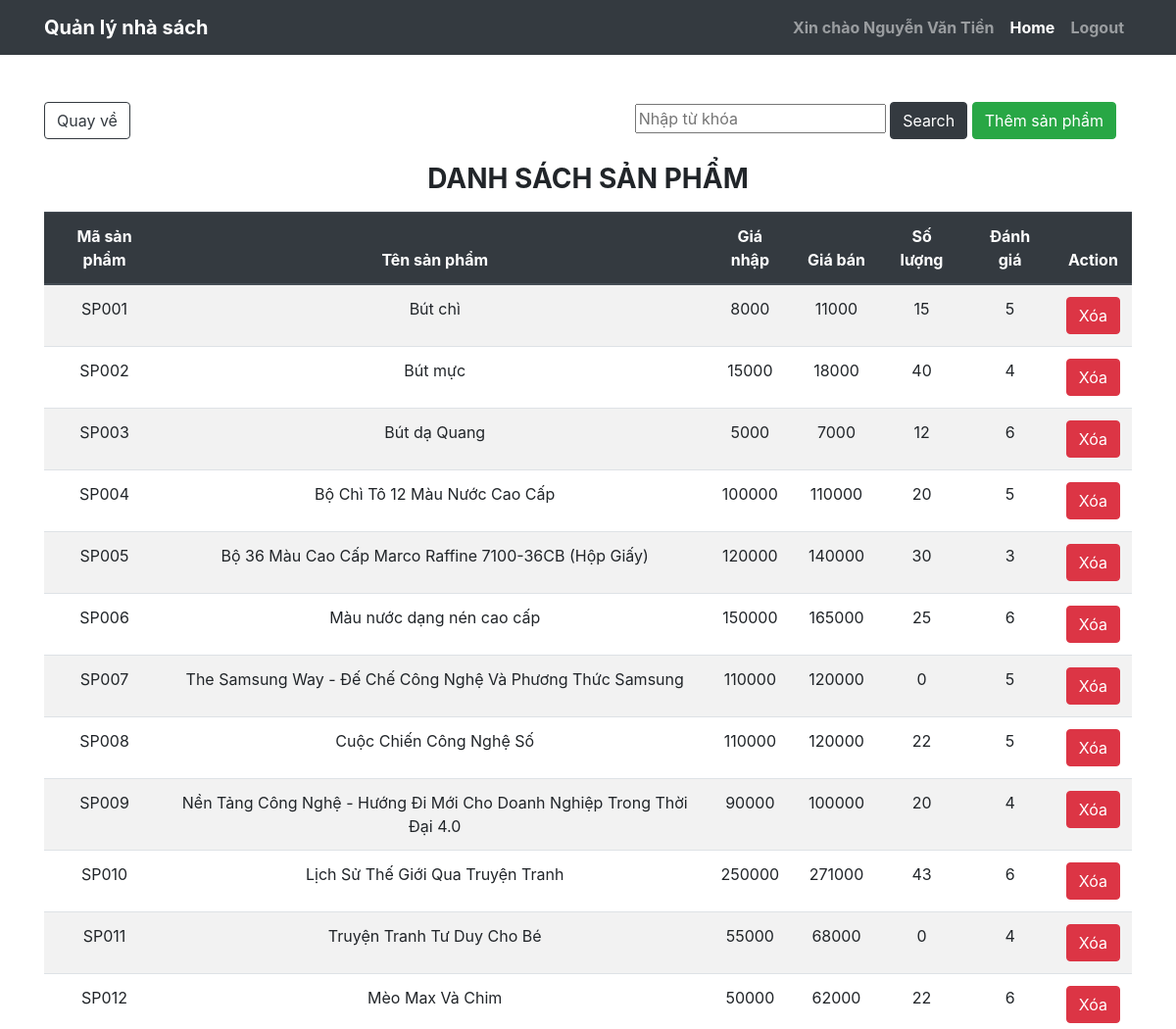
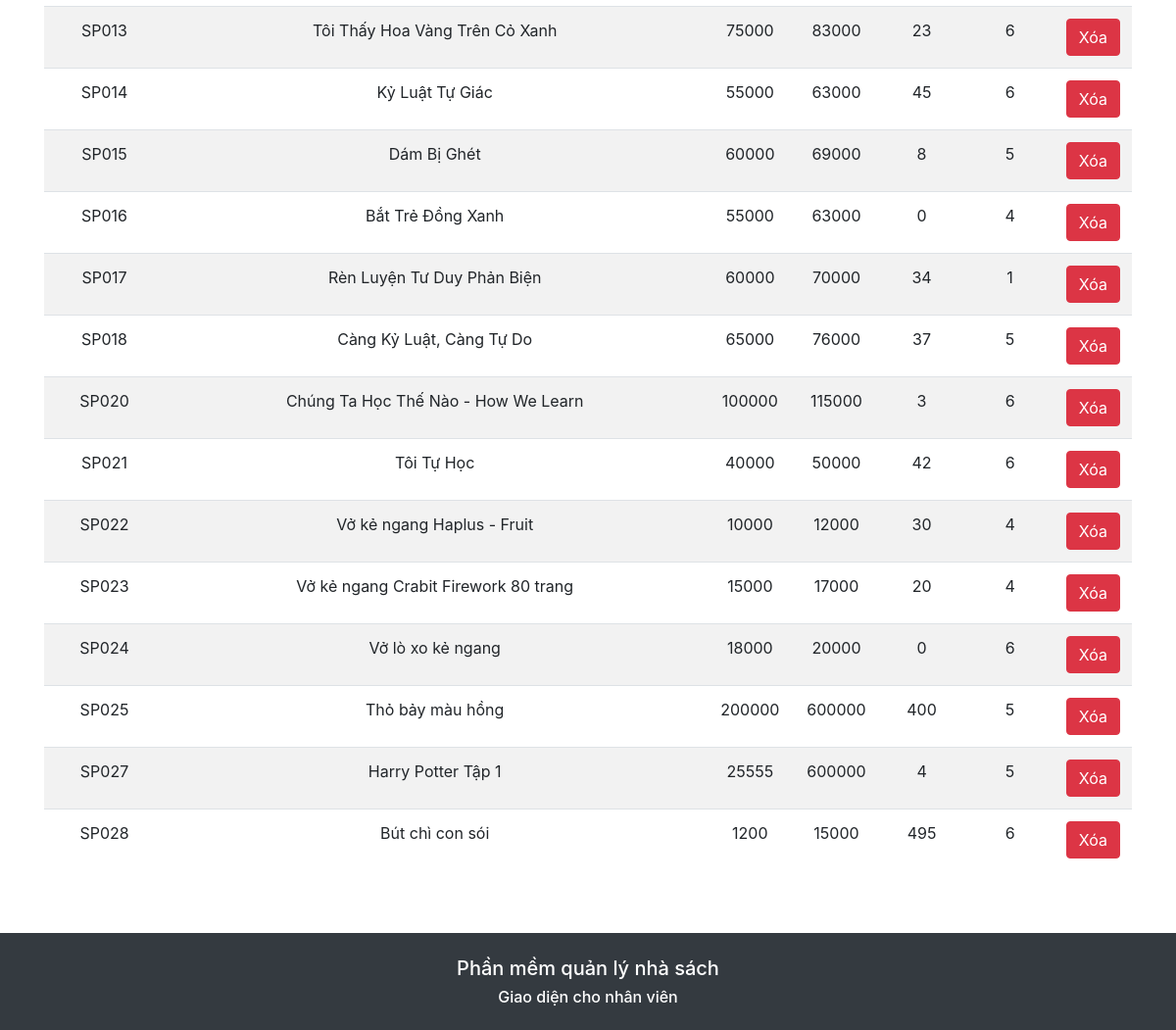
The app's page /?controller=sanpham&action=index (signed in) with its own data (2 pictures, top to bottom).
### tables this page shows
CREATE TABLE `sanpham` (
  `MaSP` char(5) NOT NULL,
  `TenSP` varchar(200) NOT NULL,
  `MoTa` varchar(2000) NOT NULL,
  `GiaNhap` int(10) NOT NULL,
  `GiaBan` int(10) NOT NULL,
  `SoLuongCon` int(5) NOT NULL,
  `HinhMinhHoa` varchar(1000) NOT NULL,
  `Loai` varchar(20) NOT NULL,
  `DanhGia` varchar(2000) NOT NULL DEFAULT '6'
);

### controllers/nhanvienquanly/base_controller.php (called while the page is built, shortened)
<?php
    function render($view, $data = array()) {
        extract($data);
        require_once('views/nhanvienquanly/' .$GLOBALS['name'] . '/' . $view . '.php');
        require_once('views/layout/template.php');
    }
?>

### controllers/nhanvienquanly/sanpham_controller.php (called while the page is built, shortened)
<?php
    require_once('base_controller.php');
    require_once('models/SanPham.php');
    $action();
    function index() {
        $sanpham = getAll_db();
        if ($sanpham['code'] == 30){
            $data = array('sanpham' => $sanpham['data']);
        }else{
            $data = array();
        }
        render('index', $data);
    }
?>

### route.php (called while the page is built, shortened)
<?php
    include_once("controllers/" . $controller. "_controller.php");
?>

### index.php (called while the page is built, shortened)
<?php
    require_once('route.php');
?>

### models/SanPham.php (called while the page is built, shortened)
<?php
    function success_response($data,$message){
        $res = array();
        $res['code']= 30;
        $res['message'] = $message;
        $res['data'] = $data;
        return $res;
    }
    function getAll_db() {
        $sql = 'select * from sanpham';
        $conn = get_connection();
        $result = $conn->query($sql);
        $products = array();
        while ($row = $result->fetch_assoc()){
            $products[] = $row;
        }
        return success_response($products,"Lấy sản phẩm thành công.");
    }
?>

### views/nhanvienquanly/sanpham/index.php (the view, shortened to what this page needs)
<div  class = "container pb-5">
	<div class="mx-auto mt-5">
		<div class="mb-3">
			<a href="?controller=home&action=index" class="btn btn-outline-dark">Quay về</a>
			<form class="float-right mr-3 pb-3" action="?controller=sanpham&action=search" method="post">
			<input type="text" name="search" placeholder="Nhập từ khóa">
			<button class="btn btn-dark">Search</button>
			<a class="btn btn-success" href="?controller=sanpham&action=create">Thêm sản phẩm</a>
   		</form>
		</div>
		<h3 class="text-center p-2"><strong>DANH SÁCH SẢN PHẨM</strong></h3>
		<table class="table table-striped text-center">
			<thead class="thead-dark ">
			<tr>
				<th>Mã sản phẩm</th>
				<th>Tên sản phẩm</th>
				<th>Giá nhập</th>
				<th>Giá bán</th>
				<th>Số lượng</th>
				<th>Đánh giá</th>
				<th>Action</th>
			</tr>
			</thead>
			<tbody>
				<?php
					if(!empty($data)){
						foreach ($data['sanpham'] as $products){
							$maSP = $products['MaSP'];
							$tenSP = $products['TenSP'];
							$giaNhap = $products['GiaNhap'];
							$giaBan = $products['GiaBan'];
							$soLuong = $products['SoLuongCon'];
							$danhgia = $products['DanhGia'];
							?>
								<tr role="button" class="sp_ds">
									<td class="sp_chitiet" id=<?=$maSP?>><?=$maSP?></td>
									<td class="sp_chitiet" id=<?=$maSP?>><?=$tenSP?></td>
									<td class="sp_chitiet" id=<?=$maSP?>><?=$giaNhap?></td>
									<td class="sp_chitiet" id=<?=$maSP?>><?=$giaBan?></td>
									<td class="sp_chitiet" id=<?=$maSP?>><?=$soLuong?></td>
									<td class="sp_chitiet" id=<?=$maSP?>><?=$danhgia?></td>
									<td>
										<a onclick="xoaSanPham('<?=$maSP?>', '<?=$tenSP?>', '<?=$products['Loai']?>')" class="btn btn-danger" data-toggle="modal" data-target="#xacnhan-xoa">Xóa</a>
									</td>
								</tr>
							<?php
						}
					}
				?>
			</tbody>
		</table>
	</div>
</div>

### style.css (style rules this page uses)
body { min-height: 100vh; display: grid; grid-template-rows: auto 1fr auto; }

### records on screen
sanpham: MaSP "SP001", TenSP "Bút chì", GiaNhap "8000", GiaBan "11000", SoLuongCon "15", DanhGia "5"
sanpham: MaSP "SP002", TenSP "Bút mực", GiaNhap "15000", GiaBan "18000", SoLuongCon "40", DanhGia "4"
sanpham: MaSP "SP003", TenSP "Bút dạ Quang", GiaNhap "5000", GiaBan "7000", SoLuongCon "12", DanhGia "6"
sanpham: MaSP "SP004", TenSP "Bộ Chì Tô 12 Màu Nước Cao Cấp", GiaNhap "100000", GiaBan "110000", SoLuongCon "20", DanhGia "5"
sanpham: MaSP "SP005", TenSP "Bộ 36 Màu Cao Cấp Marco Raffine 7100-36CB (Hộp Giấy)", GiaNhap "120000", GiaBan "140000", SoLuongCon "30", DanhGia "3"
sanpham: MaSP "SP006", TenSP "Màu nước dạng nén cao cấp", GiaNhap "150000", GiaBan "165000", SoLuongCon "25", DanhGia "6"
sanpham: MaSP "SP007", TenSP "The Samsung Way - Đế Chế Công Nghệ Và Phương Thức Samsung", GiaNhap "110000", GiaBan "120000", SoLuongCon "0", DanhGia "5"
sanpham: MaSP "SP008", TenSP "Cuộc Chiến Công Nghệ Số", GiaNhap "110000", GiaBan "120000", SoLuongCon "22", DanhGia "5"
sanpham: MaSP "SP009", TenSP "Nền Tảng Công Nghệ - Hướng Đi Mới Cho Doanh Nghiệp Trong Thời Đại 4.0", GiaNhap "90000", GiaBan "100000", SoLuongCon "20", DanhGia "4"
sanpham: MaSP "SP010", TenSP "Lịch Sử Thế Giới Qua Truyện Tranh", GiaNhap "250000", GiaBan "271000", SoLuongCon "43", DanhGia "6"
sanpham: MaSP "SP011", TenSP "Truyện Tranh Tư Duy Cho Bé", GiaNhap "55000", GiaBan "68000", SoLuongCon "0", DanhGia "4"
sanpham: MaSP "SP012", TenSP "Mèo Max Và Chim", GiaNhap "50000", GiaBan "62000", SoLuongCon "22", DanhGia "6"
sanpham: MaSP "SP013", TenSP "Tôi Thấy Hoa Vàng Trên Cỏ Xanh", GiaNhap "75000", GiaBan "83000", SoLuongCon "23", DanhGia "6"
sanpham: MaSP "SP014", TenSP "Kỷ Luật Tự Giác", GiaNhap "55000", GiaBan "63000", SoLuongCon "45", DanhGia "6"
sanpham: MaSP "SP015", TenSP "Dám Bị Ghét", GiaNhap "60000", GiaBan "69000", SoLuongCon "8", DanhGia "5"
sanpham: MaSP "SP016", TenSP "Bắt Trẻ Đồng Xanh", GiaNhap "55000", GiaBan "63000", SoLuongCon "0", DanhGia "4"
sanpham: MaSP "SP017", TenSP "Rèn Luyện Tư Duy Phản Biện", GiaNhap "60000", GiaBan "70000", SoLuongCon "34", DanhGia "1"
sanpham: MaSP "SP018", TenSP "Càng Kỷ Luật, Càng Tự Do", GiaNhap "65000", GiaBan "76000", SoLuongCon "37", DanhGia "5"
sanpham: MaSP "SP020", TenSP "Chúng Ta Học Thế Nào - How We Learn", GiaNhap "100000", GiaBan "115000", SoLuongCon "3", DanhGia "6"
sanpham: MaSP "SP021", TenSP "Tôi Tự Học", GiaNhap "40000", GiaBan "50000", SoLuongCon "42", DanhGia "6"
sanpham: MaSP "SP022", TenSP "Vở kẻ ngang Haplus - Fruit", GiaNhap "10000", GiaBan "12000", SoLuongCon "30", DanhGia "4"
sanpham: MaSP "SP023", TenSP "Vở kẻ ngang Crabit Firework 80 trang", GiaNhap "15000", GiaBan "17000", SoLuongCon "20", DanhGia "4"
sanpham: MaSP "SP024", TenSP "Vở lò xo kẻ ngang", GiaNhap "18000", GiaBan "20000", SoLuongCon "0", DanhGia "6"
sanpham: MaSP "SP025", TenSP "Thỏ bảy màu hồng", GiaNhap "200000", GiaBan "600000", SoLuongCon "400", DanhGia "5"
sanpham: MaSP "SP027", TenSP "Harry Potter Tập 1", GiaNhap "25555", GiaBan "600000", SoLuongCon "4", DanhGia "5"
sanpham: MaSP "SP028", TenSP "Bút chì con sói", GiaNhap "1200", GiaBan "15000", SoLuongCon "495", DanhGia "6"

### other values on screen
$hoten "Nguyễn Văn Tiền"
